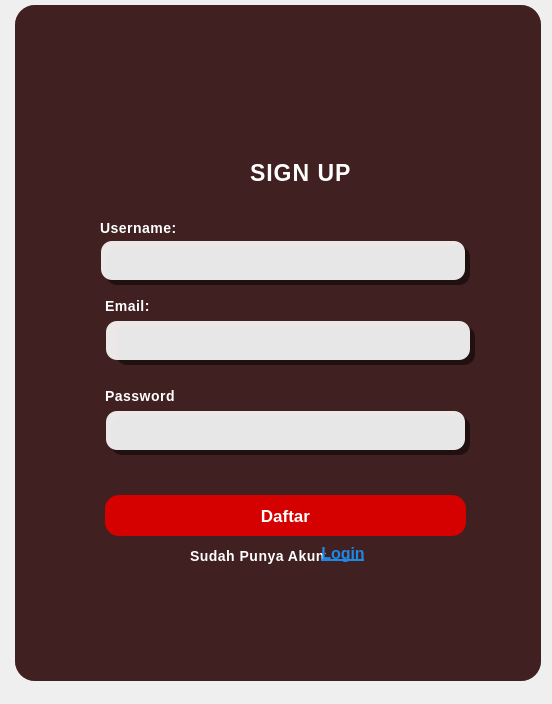
<?xml version="1.0" encoding="UTF-8"?>
<ui version="4.0">
 <class>Dialog</class>
 <widget class="QDialog" name="Dialog">
  <property name="geometry">
   <rect>
    <x>0</x>
    <y>0</y>
    <width>552</width>
    <height>704</height>
   </rect>
  </property>
  <property name="windowTitle">
   <string>Dialog</string>
  </property>
  <property name="styleSheet">
   <string notr="true">QLabel {
    color: white;
    font-size: 14px;
    font-weight: 500;
    letter-spacing: 0.5px;
}

/* Hilangkan underline &amp; warna biru pada QLabel */
QLabel {
    text-decoration: none;
    color: white;
}

QLineEdit {
    background: rgba(255,255,255,0.9);
    border: 2px solid transparent;
    border-radius: 12px;
    padding: 10px 14px;
    font-size: 16px;

    /* simple shadow */
    box-shadow: 0px 4px 12px rgba(0,0,0,0.35);
}

QLineEdit:focus {
    border: 2px solid #D50000;
    background: rgba(255,255,255,1);
    box-shadow: 0px 6px 18px rgba(0,0,0,0.45);
}

/* ====== PUSH BUTTON (Login, Daftar, dll) ====== */
QPushButton {
    background-color: #D50000;
    color: white;
    border-radius: 14px;
    padding: 12px 20px;
    font-size: 16px;
    font-weight: bold;
    border: none;

    /* Drop shadow simple */
    box-shadow: 0px 4px 10px rgba(0,0,0,0.35);
}

QPushButton:hover {
    background-color: #b40000;
    box-shadow: 0px 6px 14px rgba(0,0,0,0.45);
}
#pushButton {
    background-color: #D50000;
    color: white;
    border-radius: 14px;
    padding: 12px 20px;
    border: none;
    font-size: 17px;
    font-weight: bold;

    /* Shadow */
    box-shadow: 0px 5px 16px rgba(0,0,0,0.40);
}

#pushButton:hover {
    background-color: #b40000;
    box-shadow: 0px 7px 20px rgba(0,0,0,0.50);
    letter-spacing: 1px; /* efek modern */
}

#pushButton:pressed {
    background-color: #8e0000;
    box-shadow: 0px 3px 10px rgba(0,0,0,0.30);
    padding-top: 14px;
    padding-bottom: 10px;
}

#pushButton_2 {
    background-color: transparent;
    border: none;
    color: #1E88E5;
    font-size: 16px;
    text-decoration: underline;
    font-weight: 600;
}

#pushButton_2:hover {
    color: #64B5F6;
    cursor: pointer;
    text-decoration: underline;
    letter-spacing: 0.5px;
}

#pushButton_2:pressed {
    color: #0D47A1;
}
</string>
  </property>
  <widget class="QLabel" name="label_3">
   <property name="geometry">
    <rect>
     <x>15</x>
     <y>5</y>
     <width>526</width>
     <height>676</height>
    </rect>
   </property>
   <property name="styleSheet">
    <string notr="true">QLabel {
	border-image: url(:/gambar/pexels-charliehelenrobinson-4531306.jpg);
    background-color: rgba(60, 0, 0, 110);
    border-radius: 20px;
}
</string>
   </property>
   <property name="text">
    <string/>
   </property>
  </widget>
  <widget class="QLabel" name="label_4">
   <property name="geometry">
    <rect>
     <x>15</x>
     <y>5</y>
     <width>526</width>
     <height>676</height>
    </rect>
   </property>
   <property name="styleSheet">
    <string notr="true">QLabel {
    background-color: rgba(0, 0, 0, 150);
    border-radius: 20px;
}
</string>
   </property>
   <property name="text">
    <string/>
   </property>
  </widget>
  <widget class="QLabel" name="label_5">
   <property name="geometry">
    <rect>
     <x>15</x>
     <y>5</y>
     <width>526</width>
     <height>676</height>
    </rect>
   </property>
   <property name="styleSheet">
    <string notr="true">QLabel {
    background-color: rgba(60, 0, 0, 110);
    border-radius: 20px;
}
</string>
   </property>
   <property name="text">
    <string/>
   </property>
  </widget>
  <widget class="QLabel" name="label_9">
   <property name="geometry">
    <rect>
     <x>180</x>
     <y>45</y>
     <width>231</width>
     <height>96</height>
    </rect>
   </property>
   <property name="styleSheet">
    <string notr="true">border-image: url(:/gambar/pngtree-indonesian-red-cross-pmi-logo-vector-png-image_12258331.png);</string>
   </property>
   <property name="text">
    <string/>
   </property>
  </widget>
  <widget class="QLabel" name="label">
   <property name="geometry">
    <rect>
     <x>100</x>
     <y>220</y>
     <width>81</width>
     <height>16</height>
    </rect>
   </property>
   <property name="font">
    <font>
     <pointsize>-1</pointsize>
     <weight>62</weight>
     <bold>true</bold>
     <underline>false</underline>
     <strikeout>false</strikeout>
    </font>
   </property>
   <property name="text">
    <string>Username:</string>
   </property>
  </widget>
  <widget class="QLineEdit" name="lineEdit">
   <property name="geometry">
    <rect>
     <x>105</x>
     <y>245</y>
     <width>366</width>
     <height>41</height>
    </rect>
   </property>
   <property name="styleSheet">
    <string notr="true">background-color: rgba(0, 0, 0, 0.50);</string>
   </property>
  </widget>
  <widget class="QLabel" name="label_2">
   <property name="geometry">
    <rect>
     <x>105</x>
     <y>295</y>
     <width>76</width>
     <height>21</height>
    </rect>
   </property>
   <property name="font">
    <font>
     <pointsize>-1</pointsize>
     <weight>62</weight>
     <bold>true</bold>
     <underline>false</underline>
     <strikeout>false</strikeout>
    </font>
   </property>
   <property name="text">
    <string>Email:</string>
   </property>
  </widget>
  <widget class="QLabel" name="label_7">
   <property name="geometry">
    <rect>
     <x>105</x>
     <y>385</y>
     <width>71</width>
     <height>21</height>
    </rect>
   </property>
   <property name="font">
    <font>
     <pointsize>-1</pointsize>
     <weight>62</weight>
     <bold>true</bold>
     <underline>false</underline>
     <strikeout>false</strikeout>
    </font>
   </property>
   <property name="text">
    <string>Password:</string>
   </property>
  </widget>
  <widget class="QLineEdit" name="lineEdit_2">
   <property name="geometry">
    <rect>
     <x>115</x>
     <y>325</y>
     <width>361</width>
     <height>41</height>
    </rect>
   </property>
   <property name="styleSheet">
    <string notr="true">background-color: rgba(0, 0, 0, 0.50);</string>
   </property>
  </widget>
  <widget class="QLineEdit" name="lineEdit_3">
   <property name="geometry">
    <rect>
     <x>100</x>
     <y>240</y>
     <width>366</width>
     <height>41</height>
    </rect>
   </property>
  </widget>
  <widget class="QLineEdit" name="lineEdit_4">
   <property name="geometry">
    <rect>
     <x>105</x>
     <y>320</y>
     <width>366</width>
     <height>41</height>
    </rect>
   </property>
  </widget>
  <widget class="QLineEdit" name="lineEdit_5">
   <property name="geometry">
    <rect>
     <x>110</x>
     <y>415</y>
     <width>361</width>
     <height>41</height>
    </rect>
   </property>
   <property name="styleSheet">
    <string notr="true">background-color: rgba(0, 0, 0, 0.50);</string>
   </property>
  </widget>
  <widget class="QLineEdit" name="lineEdit_6">
   <property name="geometry">
    <rect>
     <x>105</x>
     <y>410</y>
     <width>361</width>
     <height>41</height>
    </rect>
   </property>
  </widget>
  <widget class="QPushButton" name="pushButton">
   <property name="geometry">
    <rect>
     <x>105</x>
     <y>495</y>
     <width>361</width>
     <height>41</height>
    </rect>
   </property>
   <property name="font">
    <font>
     <pointsize>-1</pointsize>
     <weight>75</weight>
     <bold>true</bold>
    </font>
   </property>
   <property name="text">
    <string>Daftar</string>
   </property>
  </widget>
  <widget class="QLabel" name="label_8">
   <property name="geometry">
    <rect>
     <x>190</x>
     <y>545</y>
     <width>136</width>
     <height>21</height>
    </rect>
   </property>
   <property name="font">
    <font>
     <pointsize>-1</pointsize>
     <weight>62</weight>
     <bold>true</bold>
     <underline>false</underline>
     <strikeout>false</strikeout>
    </font>
   </property>
   <property name="text">
    <string>Sudah Punya Akun?</string>
   </property>
  </widget>
  <widget class="QPushButton" name="pushButton_2">
   <property name="geometry">
    <rect>
     <x>300</x>
     <y>530</y>
     <width>86</width>
     <height>46</height>
    </rect>
   </property>
   <property name="text">
    <string>Login</string>
   </property>
  </widget>
  <widget class="QLabel" name="label_6">
   <property name="geometry">
    <rect>
     <x>250</x>
     <y>160</y>
     <width>116</width>
     <height>26</height>
    </rect>
   </property>
   <property name="styleSheet">
    <string notr="true">#label_6 {
    color: #FFFFFF;
    font-size: 23px;
    font-weight: 700;
    letter-spacing: 1px;
    text-transform: uppercase;

    /* Shadow agar terlihat jelas di background */
    text-shadow: 0px 4px 12px rgba(0, 0, 0, 0.45);
}
</string>
   </property>
   <property name="text">
    <string>SIGN UP</string>
   </property>
  </widget>
 </widget>
 <resources>
  <include location="../../../../../Downloads/frame2.qrc"/>
 </resources>
 <connections/>
</ui>
